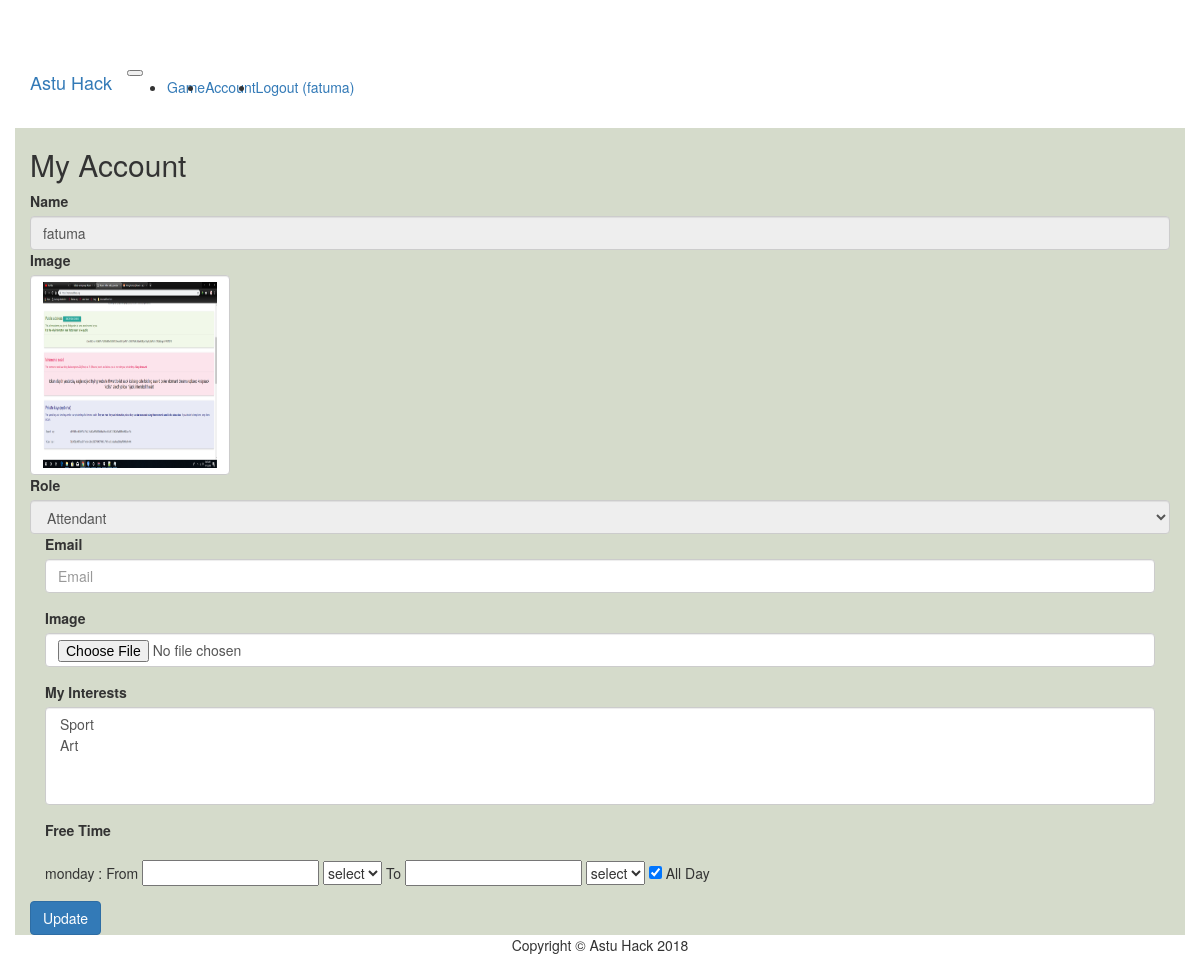
Before: /accounts/myaccount (signed in) with the older database file.
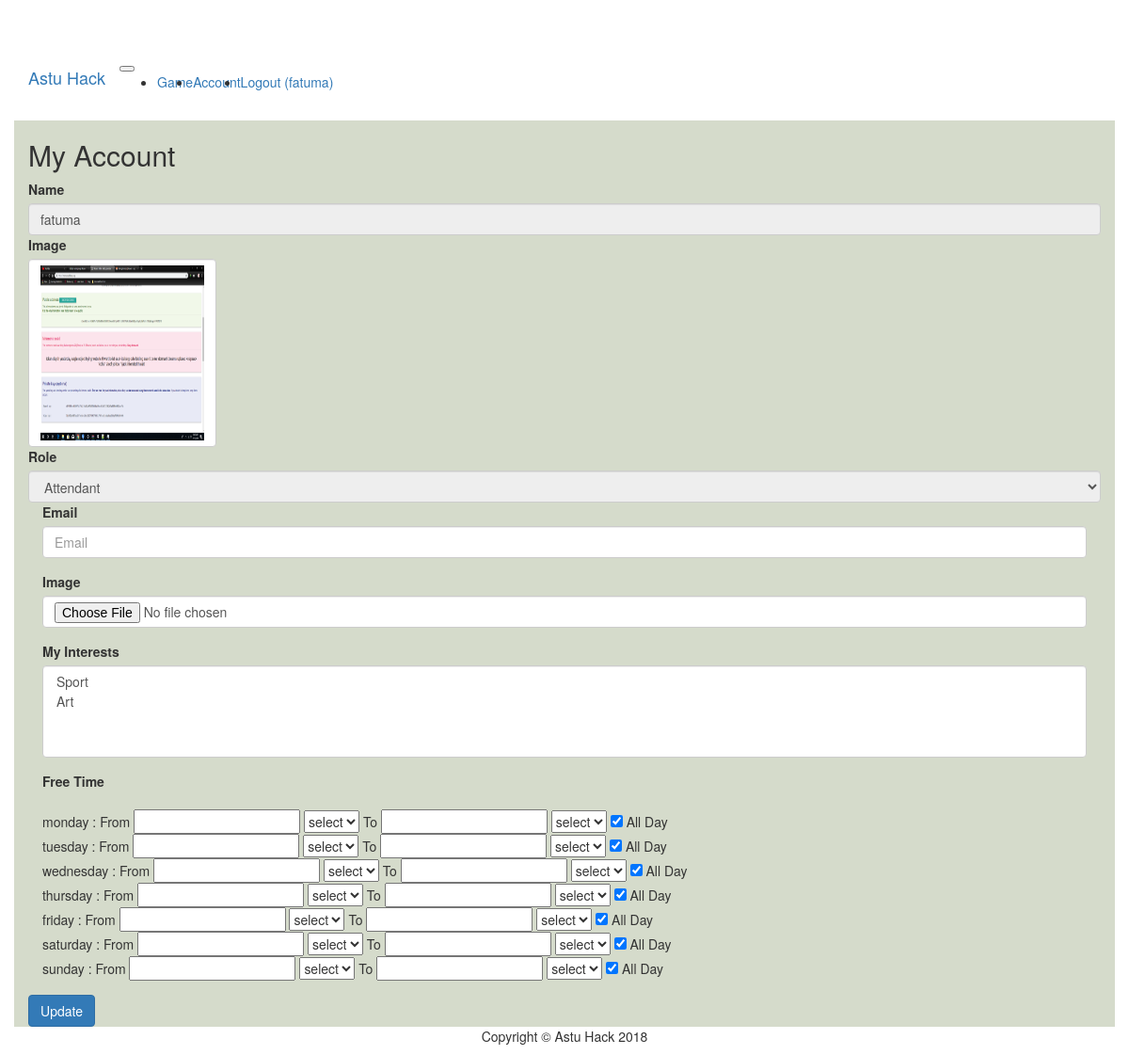
After: the same page with the newer database file.
### accounts/models.py (models this page shows, shortened)
class FreeTime(models.Model):
	user = models.ForeignKey(User,on_delete=models.CASCADE)
	day = models.CharField(max_length=30)
	allday = models.BooleanField(default=True)
	start = models.IntegerField(null=True)
	startampm = models.CharField(max_length=30, null=True)
	end = models.IntegerField(null=True)
	endampm = models.CharField(max_length=30, null=True)

### accounts/views.py (the view)
# urls.py: path('myaccount', views.myaccount,  name='myaccount'),
@login_required
def myaccount(request):
	u = request.user
	c = Category.objects.all()
	ids = Interest.objects.values_list('category_id', flat=True).filter(user = u)
	mc = Category.objects.filter(pk__in=set(ids))
	c = set(c).difference(mc)
	f = FreeTime.objects.filter(user= u)
	context = {'categories' : c,'mycategories': mc,'freetimes': f}
	return render(request, 'accounts/myaccount.html',context)

### events/models.py (called while the page is built)
    def __str__(self):
        return self.name

### templates/accounts/myaccount.html (shortened to what this page needs)
{% extends 'base.html' %}
{% block content %}
<h2>My Account</h2>
<label for="inputState">Name</label>
<input disabled value="{{user.username}}"  class="form-control">
<label for="inputState">Image</label>
<img class="form-control img-responsive" style="height: 200px; width: 200px;" src="{% url 'secureImage' path='profile' id=user.id %}">
{% if user.profile.organizer %}
  <label for="inputState">Role</label>
  <select disabled name="type" id="inputState" class="form-control">
    <option selected value="o">Organizer</option>
    <option value="a">Attendant</option>
  </select>
{% elif user.profile.attendant %}
<label for="inputState">Role</label>
  <select disabled name="type" id="inputState" class="form-control">
    <option selected value="a">Attendant</option>
  </select>
{% endif %}
<form action="{% url 'accounts:profile' %}" enctype="multipart/form-data" method="post">
  <div class="form-row">
    <div class="form-group col-md-12">
      <label for="inputEmail4">Email</label>
      {% if user.profile.email %}
      <input type="email" class="form-control" id="inputEmail4" value="{{ user.profile.email }}" name="email"  placeholder="Email">
      {% else %}
      <input type="email" class="form-control" id="inputEmail4" name="email"  placeholder="Email">
      {% endif %}
    </div>
    <div class="form-group col-md-12">
      <label for="inputState">Image</label>
      <input class="form-control" type="file" name="myimage">
    </div>
    <div class="form-group col-md-12">
      <label for="inputState">My Interests</label>
      <select name="interests" multiple  class="form-control">
        {% for i in categories %}
          <option value="{{i.id}}">{{i }}</option>
        {% endfor %}
      </select>
    </div>
    {% if user.profile.attendant %}
      <div class="form-group col-md-12">
      <label for="inputState">Free Time</label>
      </div>
      <div class="form-group col-md-12">
        {% for ft in freetimes %}
         {{ft.day}} : From <input type="number" value="{{ft.start}}" name="from{{ ft.id }}">
                        <select name="ampm1{{ ft.id }}">
                          {% if ft.allday %}
                          <option value="">select</option>
                          {% elif  ft.startampm == "am" %}
                          <option value="am" selected>AM</option>
                          <option value="pm">PM</option>
                          {% elif ft.startampm == "pm" %}
                          <option value="am" >AM</option>
                          <option value="pm" selected>PM</option>
                          {% else   %}
                          <option value="">select</option>
                          <option value="am" >AM</option>
                          <option value="pm" >PM</option>
                          {% endif   %}
                        </select>
                        To <input value="{{ft.end}}" type="number" name="to{{ ft.id }}">
                        <select name="ampm2{{ ft.id }}">
                          {% if ft.endampm == "am" %}
                          <option value="am" selected>AM</option>
                          <option value="pm">PM</option>
                          {% elif ft.endampm == "pm" %}
                          <option value="am" >AM</option>
                          <option value="pm" selected>PM</option>
                          {% else   %}
                          <option value="">select</option>
                          {% endif   %}
                        </select>
         {% if ft.allday %}
         <input type="checkbox" name="all{{ ft.id }}" checked> All Day
         {% else %}
         <input type="checkbox" name="all{{ ft.id }}"> All Day
         {% endif %}
        <br>
        {% endfor %}
      </div>
    {% endif %}
  </div>
  <button type="submit" class="btn btn-primary">Update</button>
</form>
{% endblock %}

Changed rows visible on the page:
added FreeTime: day "tuesday"
added FreeTime: day "wednesday"
added FreeTime: day "thursday"
added FreeTime: day "friday"
added FreeTime: day "saturday"
added FreeTime: day "sunday"
